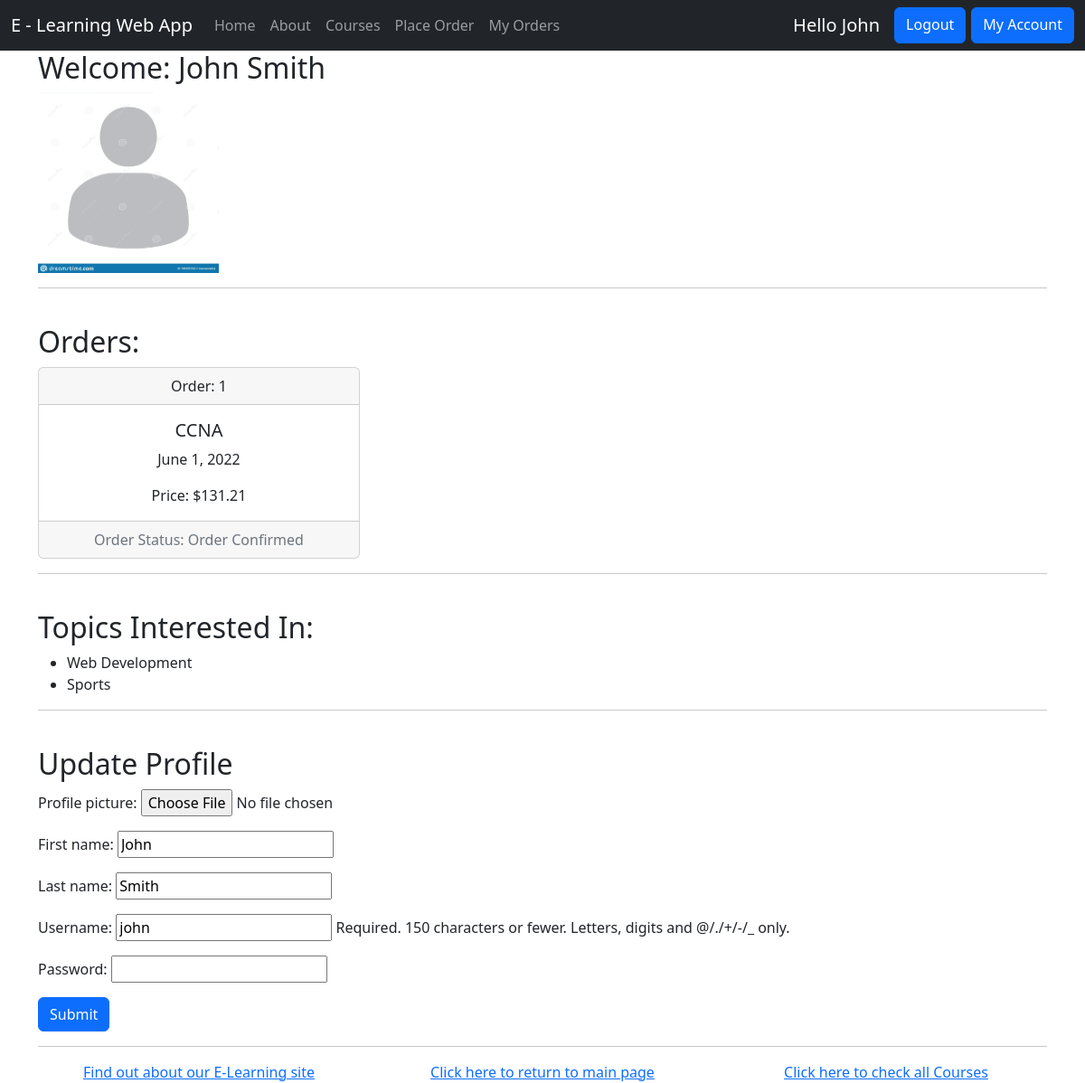
The app's page /myapp/myaccount/ (signed in) with its own data.
### myapp/models.py (models this page shows, shortened)
class Order(models.Model):
    ORDER_CHOICE = [(0, 'Cancelled'), (1, 'Order Confirmed')]
    course = models.ForeignKey(Course, on_delete=models.CASCADE)
    student = models.ForeignKey(Student, on_delete=models.CASCADE)
    levels = models.PositiveIntegerField()
    order_status = models.IntegerField(choices=ORDER_CHOICE, default="1")
    order_date = models.DateField(default=datetime.date.today)
    def get_order_status_verbose(self):
        return dict(self.ORDER_CHOICE)[self.order_status]

class Course(models.Model):
    interested = models.PositiveIntegerField(default=0)
    stages = models.PositiveIntegerField(default=3)
    topic = models.ForeignKey(Topic, related_name='courses', on_delete=models.CASCADE)
    name = models.CharField(max_length=200)
    price = models.DecimalField(max_digits=10,decimal_places=2, validators=[MinValueValidator(50), MaxValueValidator(500)])
    for_everyone = models.BooleanField(default=True)
    description = models.TextField(max_length=300, null=True, blank=True)

class Topic(models.Model):
    name = models.CharField(max_length=200)
    category = models.CharField(max_length=200, blank=False, default="Development")

class Student(User):
    CITY_CHOICES = [('WS', 'Windsor'), ('CG', 'Calgery'),('MR', 'Montreal'), ('VC', 'Vancouver')]
    school = models.CharField(max_length=50, null=True, blank=True)
    city = models.CharField(max_length=2, choices=CITY_CHOICES, default='WS')
    interested_in = models.ManyToManyField(Topic)
    profile_picture = models.ImageField(blank=True, null=True, upload_to='profile_pictures/', default='profile_pictures/default_profile_picture.jpeg')

### myapp/views.py (the view, shortened to what this page needs)
# urls.py: path(r'myaccount/', views.myaccount, name='myaccount'),
@login_required(login_url='/myapp/login/')
def myaccount(request):
    username = request.user.username
    try:
        user = Student.objects.filter(username=username)
    except:
        user = None
    is_student = False
    orders = None
    if user:
        is_student = True
        orders = Order.objects.filter(student=user[0])
        topics = Student.objects.get(username=username).interested_in.values()
        if len(topics) == 0:
            topics = []
        profile_picture_upload_form = ProfilePictureUploadForm(instance=user[0])
        return render(request, 'myapp/myaccount.html', {'user':user[0],'is_student': is_student, 'orders': orders, 'topics': topics, 'form':profile_picture_upload_form})
    return render(request, 'myapp/myaccount.html', {'is_student':is_student})

### myapp/forms.py
class ProfilePictureUploadForm(forms.ModelForm):
    password = forms.CharField(widget=forms.PasswordInput(), required=False)
    class Meta:
        model = Student
        fields = ['profile_picture', 'first_name', 'last_name', 'username']

### myapp/templates/myapp/myaccount.html (shortened to what this page needs)
{% extends 'myapp/base.html' %}
{% load crispy_forms_filters %}
{% load crispy_forms_tags %}
{% load static %}
{% block body_block %}
    {% if is_student %}
    <h2>Welcome: {{request.user.first_name}}  {{request.user.last_name}}</h2></h2>
    <div class="row">
        <div class="col-md-3">
        {% if not user.profile_picture %}
        <img height="200px" width="200px" src="/media/profile_pictures/default_profile_picture.jpeg" alt="">
        {% else %}
        <img height="200px" width="200px" src="{{user.profile_picture.url}}" alt="">
        {% endif %}
        </div>
    </div>
    {% else %}
    <h2>You're not a registered student</h2>
    {% endif %}
    <hr />
    <br />
    <div class="row">
    {% if orders %}
    <h2>Orders: </h2>
    {% for order in orders %}
    <div class="col-md-4">
        <div class="card text-center">
            <div class="card-header">
              Order: {{order.pk}}
            </div>
            <div class="card-body">
              <h5 class="card-title">{{order.course.name}}</h5>
              <p class="card-text">{{order.order_date}}</p>
              <p class="card-text">Price: ${{order.course.price}}</p>
            </div>
            <div class="card-footer text-muted">
                Order Status: {{order.get_order_status_verbose}}
            </div>
          </div>
    </div>
    {% endfor %}
    {% endif %}
    </div>
    <hr />
    <br />
    {% if topics %}
    <h2>Topics Interested In: </h2>
    <ul>
    {% for topic in topics %}
    <li>{{topic.name}}</li>
    {% endfor %}
    </ul>
    <hr />
    <br />
    <h2>Update Profile </h2>
    <form action="{% url 'myapp:myaccount' %}" method="post" enctype="multipart/form-data">
        {{form.as_p}}
        <input class="btn btn-primary" type="submit" />
    </form>
    {% endif %}
{% endblock %}

### myapp/templates/myapp/base.html (shortened to what this page needs)
<!DOCTYPE html>
{% load static %}
<html>
<head>
<link rel="stylesheet" type="text/css" href="{% static 'myapp/style.css' %}" />
<link href="https://cdn.jsdelivr.net/npm/bootstrap@5.2.0/dist/css/bootstrap.min.css" rel="stylesheet">
</head>
<body>
<div>
<nav class="navbar navbar-expand-lg navbar-dark bg-dark">
    <div class="container-fluid">
      <a class="navbar-brand" href="#">E - Learning Web App</a>
      <div class="collapse navbar-collapse" id="navbarTogglerDemo03">
        <ul class="navbar-nav me-auto mb-2 mb-lg-0">
          <li class="nav-item">
            <a class="nav-link" aria-current="page" href="{% url 'myapp:index' %}">Home</a>
          </li>
          <li class="nav-item">
            <a class="nav-link" href="{% url 'myapp:about' %}">About</a>
          </li>
          <li class="nav-item">
            <a class="nav-link" href="{% url 'myapp:courses' %}">Courses</a>
          </li>
          <li class="nav-item">
            <a class="nav-link" href="{% url 'myapp:place_order' %}">Place Order</a>
          </li>
          {% if request.user.is_authenticated %}
            <li class="nav-item">
              <a class="nav-link" href="{% url 'myapp:myorders' %}">My Orders</a>
            </li>
          {% endif %}
        </ul>
        <div class="d-flex">
          {% if not request.user.is_authenticated %}
            <a class="btn btn-primary" style="margin-right: 6px;" href="{% url 'myapp:login' %}">Login</a>
            <a class="btn btn-primary" href="{% url 'myapp:register' %}">Register</a>
          {% else %}
            <a href="#" class="navbar-brand">Hello {{request.user.first_name}}</a>
            <a class="btn btn-primary" style="margin-right: 6px;" href="{% url 'myapp:logout' %}">Logout</a>
            <a class="btn btn-primary" href="{% url 'myapp:myaccount' %}">My Account</a>
        {% endif %}
        </div>
      </div>
    </div>
  </nav>
<div class="container">
    {% block body_block %}{% endblock %}
    <hr />
    <div class="row" style="text-align:center;">
      <div class="col-md-4"><a href="/myapp/about/">Find out about our E-Learning site</a></div>
      <div class="col-md-4"><a href = "{% url 'myapp:index' %}">Click here to return to main page</a></div>
      <div class="col-md-4"><a href = "{% url 'myapp:courses' %}">Click here to check all Courses</a></div>
    </div>
</div>
</div>
</body>
</html>

### myapp/static/myapp/style.css (style rules this page uses)
body { background-color: bisque; color: darkgreen; }
a { color: darkcyan; }

### records on screen
Order: pk "1", course.name "CCNA", order_date "June 1, 2022", course.price "131.21", get_order_status_verbose "Order Confirmed"
Topic: name "Web Development"
Topic: name "Sports"

### other values on screen
{{ request.user.first_name }} "John"
{{ request.user.last_name }} "Smith"
